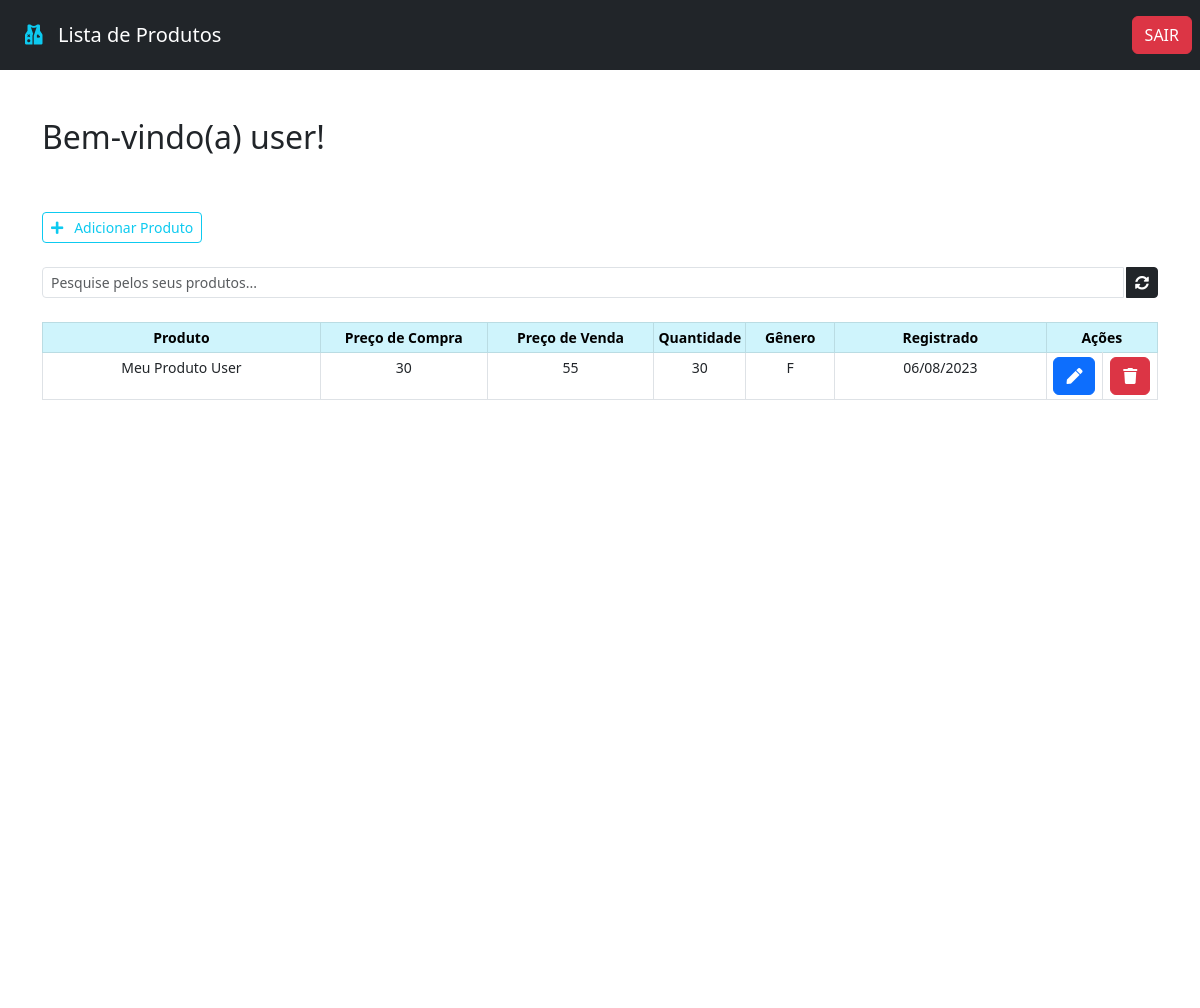
Screenshot of / (signed in) with the database file from the repository.
### app/models.py (models this page shows, shortened)
class Produtos(models.Model):
	GENDER = (
			('M', 'M'),
			('F', 'F'),
			('U', 'U'),
		)
	user_fk = models.ForeignKey(User, on_delete=models.CASCADE, null=True)
	produto = models.CharField(max_length=40)
	preco_compra = models.CharField(max_length=20)
	preco_venda = models.CharField(max_length=20)
	quantidade = models.CharField(max_length=10)
	genero = models.CharField(max_length=1, null=True, choices=GENDER)
	anotacao = models.TextField()
	criado_em = models.DateTimeField(auto_now_add=True)

### app/views.py (the view)
# urls.py: 2. Add a URL to urlpatterns:  path('', views.home, name='home')
@login_required(login_url='login')
def home(request):
	current_user = request.user
	produtos = Produtos.objects.all().filter(user_fk=current_user).order_by('-criado_em')
	success = request.GET.get('success', False)
	edited = request.GET.get('edited', False)
	context = {'produtos':produtos, 'success':success, 'edited':edited}
	return render(request, 'home.html', context)

### app/templates/home.html (shortened to what this page needs)
{% extends 'base.html' %}
{% block navbar-content %}
<i class="text-info fas fa-vest-patches"></i>&nbsp;&nbsp; Lista de Produtos
{% endblock navbar-content %}
{% load static %}
{% block content %}
<div class="container">
	<br><br>
	<h2>Bem-vindo(a) {{request.user}}!</h2>
	<br><br>
	<a href="{% url 'adicionar' %}" class="btn btn-outline-info btn-sm"><i class="fas fa-plus"></i>&nbsp;&nbsp; Adicionar Produto</a>
	{% if produtos %}
		<div class="input-group input-group-sm mb-3 mt-4">
			<input type="text" class="form-control" id="search" placeholder="Pesquise pelos seus produtos...">
			<a href="{% url 'home' %}" class="btn btn-dark" style="margin-left: 2px"><i class="fas fa-sync-alt"></i></a>
		</div>
		<table id="produtos-table" class="table table-bordered table-sm mt-4" style="text-align: center; font-size: 14px;">
			<thead class="table-info">
				<tr class="check-th">
					<th style="width: 25%;">Produto</th>
					<th style="width: 15%;">Preço de Compra</th>
					<th style="width: 15%;">Preço de Venda</th>
					<th style="width: 8%;">Quantidade</th>
					<th style="width: 8%;">Gênero</th>
					<th style="width: 19%;">Registrado</th>
					<th colspan="2" style="width: 10%;">Ações</th>
				</tr>
			</thead>
			{% for produto in produtos %}
				<tr>
					<td>{{ produto.produto }}</td>
					<td>{{ produto.preco_compra }}</td>
					<td>{{ produto.preco_venda }}</td>
					<td>{{ produto.quantidade }}</td>
					<td>{{ produto.genero }}</td>
					<td>{{ produto.criado_em|date:"m/d/Y" }}</td>
					<td>
						<a href="/produto/{{ produto.id }}" class="btn btn-primary" title="Editar Produto">
							<i class="fas fa-pen"></i>
						</a>
					</td>
					<td>
						<a href="/deletar/{{ produto.id }}" class="btn btn-danger" title="Deletar Produto">
							<i class="fas fa-trash"></i>
						</a>
					</td>
				</tr>
			{% endfor %}
		</table>
	{% endif %}
</div>
{% endblock content %}

### app/static/css/style.css (style rules this page uses)
html, body { height: 100%; margin: 0; max-width: 100%; overflow: auto; }

### rows the page displays
Produtos: produto "Meu Produto User", preco_compra "30", preco_venda "55", quantidade "30", genero "F", criado_em "06/08/2023"

### other values shown
{{ request.user }} "user"
